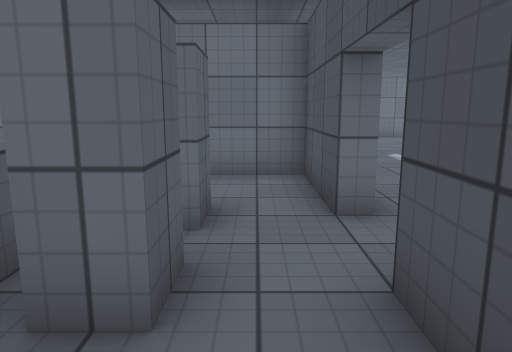
[1] (above)

24 first-person views from a walk through a 3-D level made in the Unity game engine. The camera is 1.3 m above the floor, tilts 10° down and sees 70° across. The floor is counted in squares, 1 m on a side. Each view is taken from the middle of a square. On the plan, view 1 faces up. The plan holds only what a view shows up to about 15 squares ahead; the rest is blank. The place goes on beyond the plan. Surface patterns are stand-ins for the level's own textures.

[2]
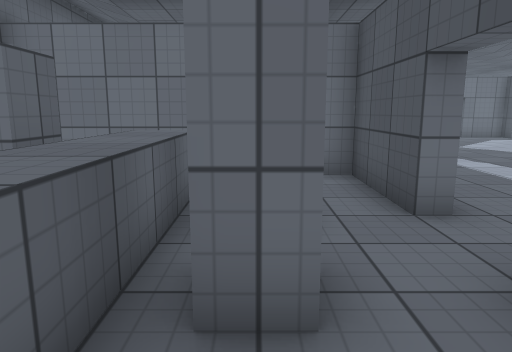

[3]
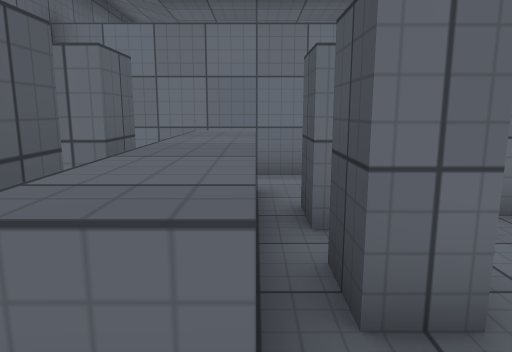

[4]
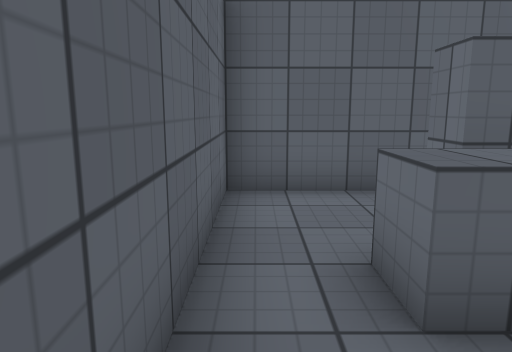

[5]
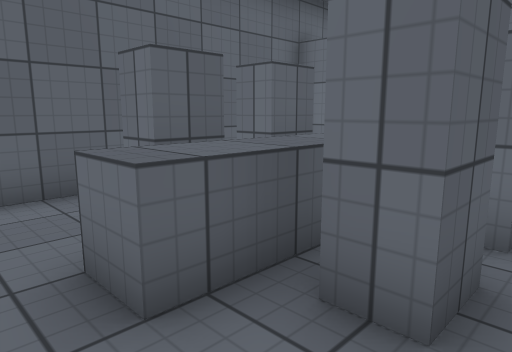

[6]
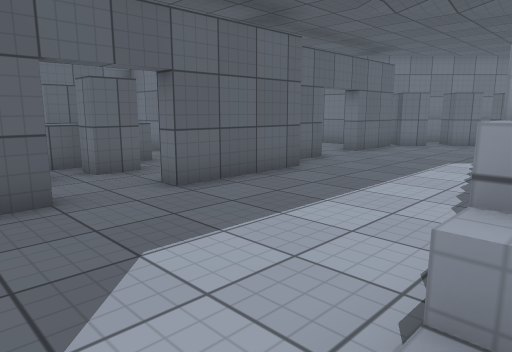

[7]
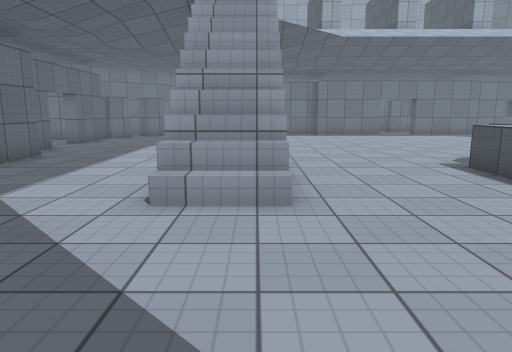

[8]
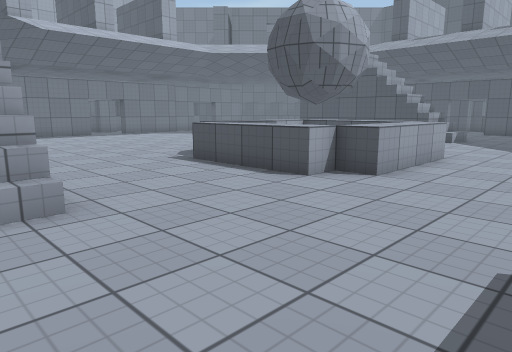

[9]
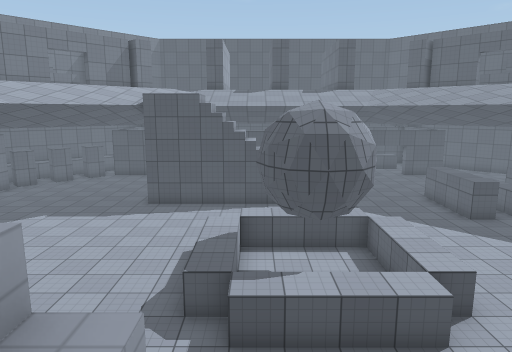

[10]
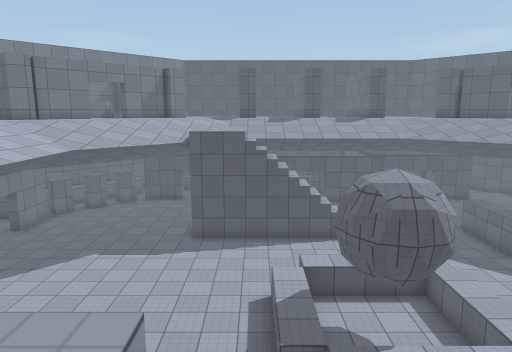

[11]
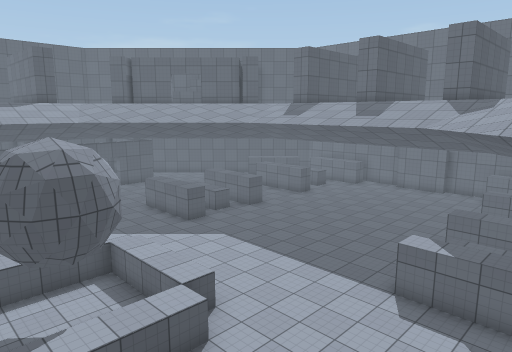

[12]
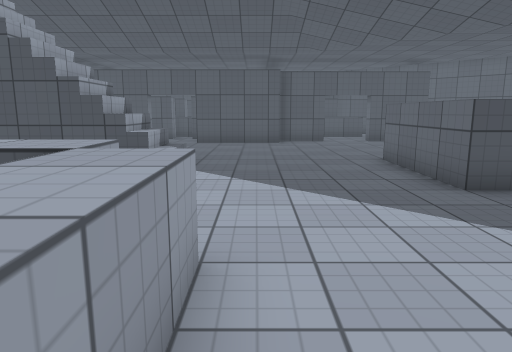

[13]
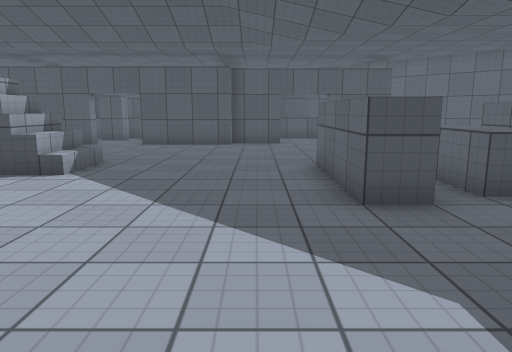

[14]
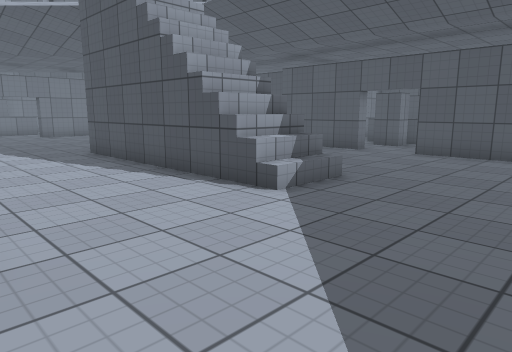

[15]
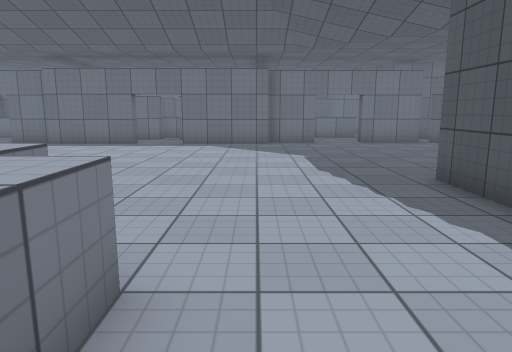

[16]
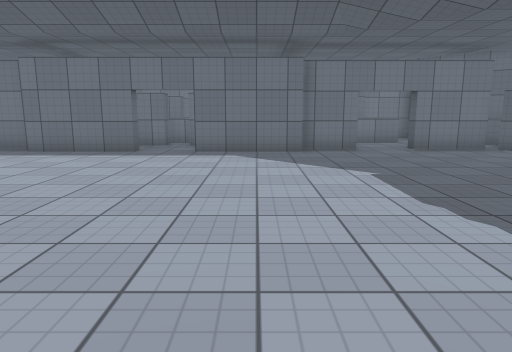

[17]
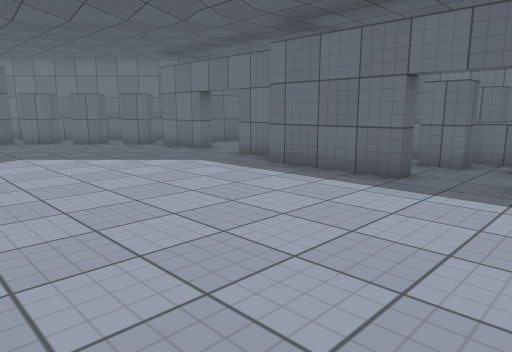

[18]
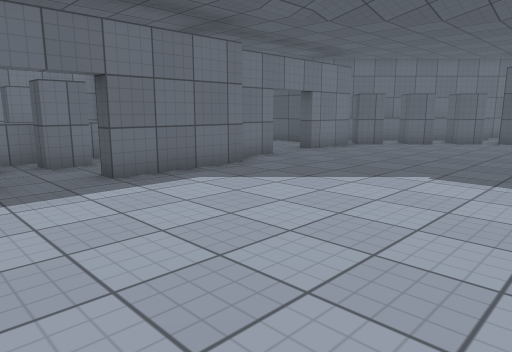

[19]
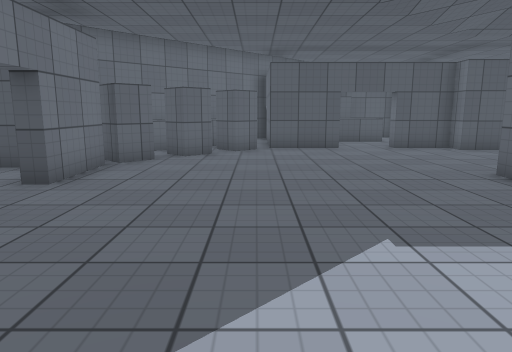

[20]
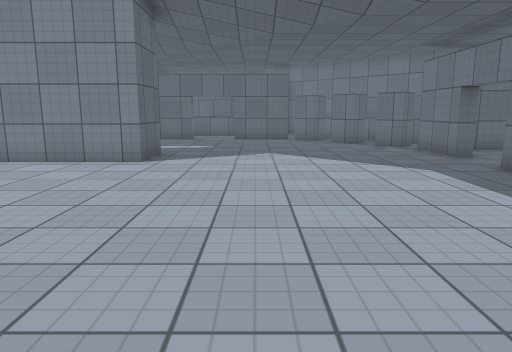

[21]
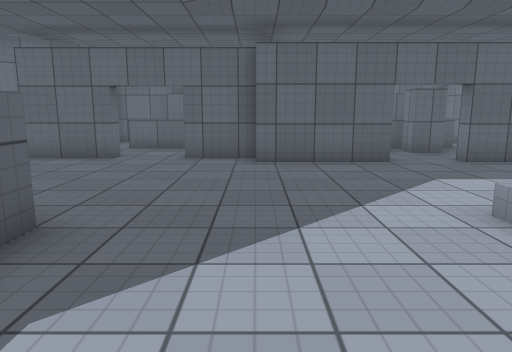

[22]
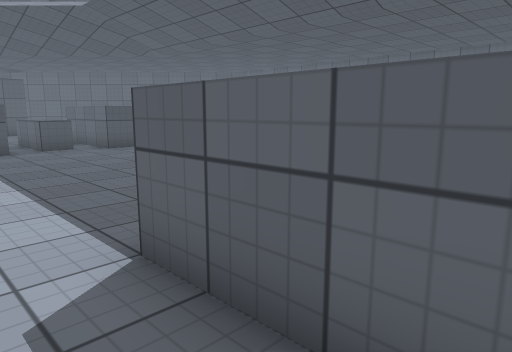

[23]
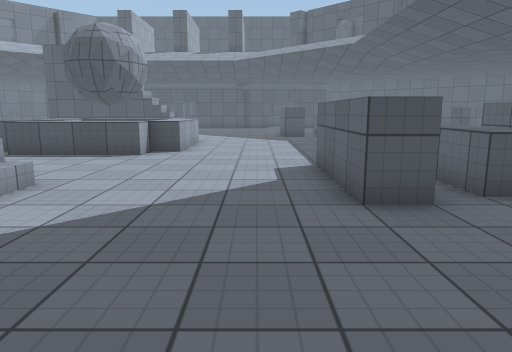

[24]
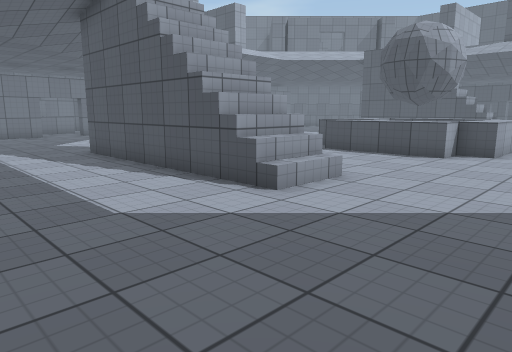

### Floor plan
Key: @ floor where view 1 was taken; # wall or solid block; x gap in a wall; . main floor; : floor 5 m higher than the main floor; / step, stairs or slope; ^ raised ledge.
Columns run from 6 left of view 1 to 31 right of it. Each row starts with its distance up from view 1.
 24                      x x
 23                      x x
 22            #        ^^^^^
 21            #..      .x.x.     ...#
 20            #...     .....    ....#
 19          #####..###  ...  ###..####
 18          ##.......###..####.......###
 17         ##.........................##
 16        ##...........................##
 15       ##.............................#
 14     ####.............................#
 13      . #.............................#
 12      .##.............................#
 11       ................................
 10        #...../#...............//.....#
  9        #.....  ...............   ....#
  8 ########..... :...............    ...#
  7   .....#.....//.............../     .#
  6    ^^..#.....//.....^^^^^.....//     #
  5 # #^^#.#.....//....^^...^^....//   ..#
  4 # x^^x.......//....^^...^^....//   ...
  3 # x^^x.......//....^^...^^....// .....
  2 #.#^^#.#.....//....^^...^^....//.....#
  1 #..^^. #............^^^^^............#
  0 #.....@#.............................#
 -1 ########.............................#
 -2        #.............................#
 -3        #.............................#
 -4     ^........^^^^^.........^^^^^......
 -5     ^.##........  ..............   ..
 -6        #...  .^^^ ..........^^^

Where each view was taken, in squares from view 1:
view 1: 0 up, 0 right, facing up
view 2: 0 up, 1 left, facing up
view 3: 0 up, 2 left, facing up
view 4: 0 up, 0 right, facing left
view 5: 0 up, 0 right, facing up-left
view 6: 1 up, 7 right, facing up-left
view 7: 3 down, 8 right, facing up
view 8: 3 down, 7 right, facing up-right
view 9: 5 up, 7 right, facing right
view 10: 7 up, 7 right, facing right
view 11: 6 up, 7 right, facing down-right
view 12: 0 up, 15 right, facing right
view 13: 2 down, 16 right, facing right
view 14: 2 down, 19 right, facing up-right
view 15: 3 up, 20 right, facing up
view 16: 6 up, 19 right, facing up
view 17: 11 up, 18 right, facing up-left
view 18: 11 up, 14 right, facing up-right
view 19: 15 up, 18 right, facing right
view 20: 13 up, 18 right, facing left
view 21: 1 down, 11 right, facing left
view 22: 2 down, 8 right, facing down-right
view 23: 2 down, 2 right, facing right
view 24: 2 down, 2 right, facing up-right
